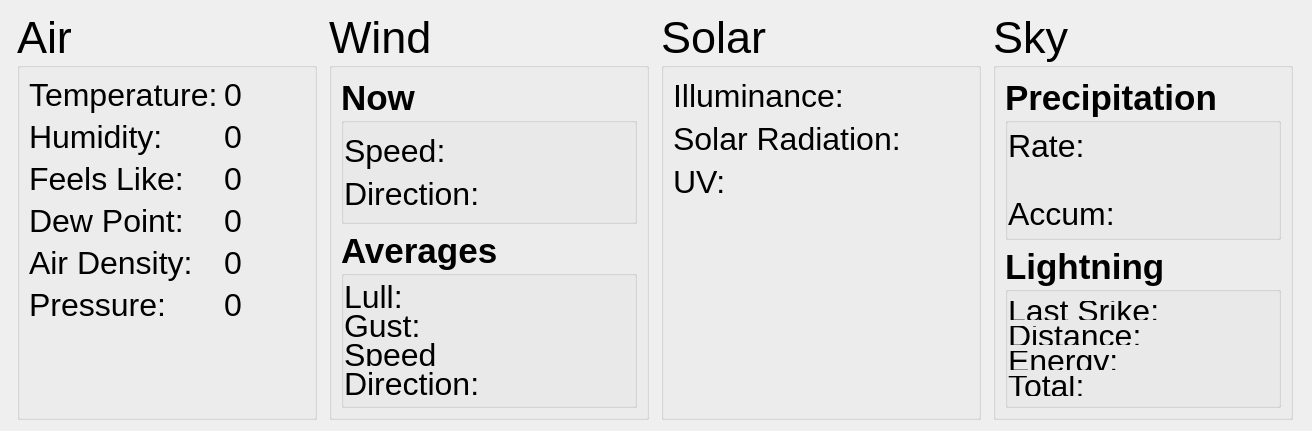
<?xml version="1.0" encoding="UTF-8"?>
<ui version="4.0">
 <class>websocket</class>
 <widget class="QWidget" name="websocket">
  <property name="geometry">
   <rect>
    <x>0</x>
    <y>0</y>
    <width>1312</width>
    <height>431</height>
   </rect>
  </property>
  <property name="minimumSize">
   <size>
    <width>1312</width>
    <height>431</height>
   </size>
  </property>
  <property name="windowTitle">
   <string>Form</string>
  </property>
  <layout class="QGridLayout" name="gridLayout">
   <item row="0" column="0">
    <widget class="QGroupBox" name="airGroup">
     <property name="minimumSize">
      <size>
       <width>300</width>
       <height>0</height>
      </size>
     </property>
     <property name="maximumSize">
      <size>
       <width>300</width>
       <height>16777215</height>
      </size>
     </property>
     <property name="font">
      <font>
       <pointsize>34</pointsize>
       <bold>false</bold>
      </font>
     </property>
     <property name="title">
      <string>Air</string>
     </property>
     <layout class="QFormLayout" name="formLayout_3">
      <property name="fieldGrowthPolicy">
       <enum>QFormLayout::AllNonFixedFieldsGrow</enum>
      </property>
      <property name="labelAlignment">
       <set>Qt::AlignLeading|Qt::AlignLeft|Qt::AlignVCenter</set>
      </property>
      <item row="0" column="0">
       <widget class="QLabel" name="temperatureLabel">
        <property name="font">
         <font>
          <pointsize>24</pointsize>
          <bold>false</bold>
         </font>
        </property>
        <property name="text">
         <string>Temperature:</string>
        </property>
       </widget>
      </item>
      <item row="0" column="1">
       <widget class="QLabel" name="temperature">
        <property name="font">
         <font>
          <pointsize>24</pointsize>
          <bold>false</bold>
         </font>
        </property>
        <property name="text">
         <string>0</string>
        </property>
        <property name="measurement" stdset="0">
         <string>temperature</string>
        </property>
       </widget>
      </item>
      <item row="1" column="0">
       <widget class="QLabel" name="humidityLabel">
        <property name="font">
         <font>
          <pointsize>24</pointsize>
          <bold>false</bold>
         </font>
        </property>
        <property name="text">
         <string>Humidity:</string>
        </property>
       </widget>
      </item>
      <item row="1" column="1">
       <widget class="QLabel" name="humidity">
        <property name="font">
         <font>
          <pointsize>24</pointsize>
          <bold>false</bold>
         </font>
        </property>
        <property name="text">
         <string>0</string>
        </property>
        <property name="measurement" stdset="0">
         <string>humidity</string>
        </property>
       </widget>
      </item>
      <item row="2" column="0">
       <widget class="QLabel" name="feelsLikeLabel">
        <property name="font">
         <font>
          <pointsize>24</pointsize>
          <bold>false</bold>
         </font>
        </property>
        <property name="text">
         <string>Feels Like:</string>
        </property>
       </widget>
      </item>
      <item row="2" column="1">
       <widget class="QLabel" name="feelsLike">
        <property name="font">
         <font>
          <pointsize>24</pointsize>
          <bold>false</bold>
         </font>
        </property>
        <property name="text">
         <string>0</string>
        </property>
        <property name="measurement" stdset="0">
         <string>temperature</string>
        </property>
       </widget>
      </item>
      <item row="3" column="0">
       <widget class="QLabel" name="dewpointLabel">
        <property name="font">
         <font>
          <pointsize>24</pointsize>
          <bold>false</bold>
         </font>
        </property>
        <property name="text">
         <string>Dew Point:</string>
        </property>
       </widget>
      </item>
      <item row="3" column="1">
       <widget class="QLabel" name="dewpoint">
        <property name="font">
         <font>
          <pointsize>24</pointsize>
          <bold>false</bold>
         </font>
        </property>
        <property name="text">
         <string>0</string>
        </property>
        <property name="measurement" stdset="0">
         <string>temperature</string>
        </property>
       </widget>
      </item>
      <item row="4" column="0">
       <widget class="QLabel" name="airDensityLabel">
        <property name="font">
         <font>
          <pointsize>24</pointsize>
          <bold>false</bold>
         </font>
        </property>
        <property name="text">
         <string>Air Density:</string>
        </property>
       </widget>
      </item>
      <item row="4" column="1">
       <widget class="QLabel" name="airDensity">
        <property name="font">
         <font>
          <pointsize>24</pointsize>
          <bold>false</bold>
         </font>
        </property>
        <property name="text">
         <string>0</string>
        </property>
        <property name="measurement" stdset="0">
         <string>pressure</string>
        </property>
       </widget>
      </item>
      <item row="5" column="0">
       <widget class="QLabel" name="pressureLabel">
        <property name="font">
         <font>
          <pointsize>24</pointsize>
          <bold>false</bold>
         </font>
        </property>
        <property name="text">
         <string>Pressure:</string>
        </property>
       </widget>
      </item>
      <item row="5" column="1">
       <widget class="QLabel" name="pressure">
        <property name="font">
         <font>
          <pointsize>24</pointsize>
          <bold>false</bold>
         </font>
        </property>
        <property name="text">
         <string>0</string>
        </property>
        <property name="measurement" stdset="0">
         <string>pressure</string>
        </property>
       </widget>
      </item>
      <item row="6" column="0">
       <spacer name="airSpacer">
        <property name="orientation">
         <enum>Qt::Vertical</enum>
        </property>
        <property name="sizeHint" stdset="0">
         <size>
          <width>20</width>
          <height>40</height>
         </size>
        </property>
       </spacer>
      </item>
     </layout>
    </widget>
   </item>
   <item row="0" column="1">
    <widget class="QGroupBox" name="windGroup">
     <property name="minimumSize">
      <size>
       <width>320</width>
       <height>0</height>
      </size>
     </property>
     <property name="maximumSize">
      <size>
       <width>320</width>
       <height>16777215</height>
      </size>
     </property>
     <property name="font">
      <font>
       <pointsize>34</pointsize>
      </font>
     </property>
     <property name="title">
      <string>Wind</string>
     </property>
     <layout class="QGridLayout" name="gridLayout_3">
      <item row="0" column="0">
       <widget class="QGroupBox" name="windNow">
        <property name="sizePolicy">
         <sizepolicy hsizetype="Preferred" vsizetype="Maximum">
          <horstretch>0</horstretch>
          <verstretch>0</verstretch>
         </sizepolicy>
        </property>
        <property name="font">
         <font>
          <pointsize>26</pointsize>
          <bold>true</bold>
         </font>
        </property>
        <property name="title">
         <string>Now</string>
        </property>
        <property name="flat">
         <bool>true</bool>
        </property>
        <property name="checkable">
         <bool>false</bool>
        </property>
        <layout class="QFormLayout" name="formLayout">
         <property name="fieldGrowthPolicy">
          <enum>QFormLayout::AllNonFixedFieldsGrow</enum>
         </property>
         <property name="labelAlignment">
          <set>Qt::AlignLeading|Qt::AlignLeft|Qt::AlignVCenter</set>
         </property>
         <property name="horizontalSpacing">
          <number>-1</number>
         </property>
         <property name="verticalSpacing">
          <number>-1</number>
         </property>
         <property name="leftMargin">
          <number>0</number>
         </property>
         <property name="rightMargin">
          <number>0</number>
         </property>
         <item row="0" column="0">
          <widget class="QLabel" name="windLabel">
           <property name="font">
            <font>
             <pointsize>24</pointsize>
             <bold>false</bold>
            </font>
           </property>
           <property name="text">
            <string>Speed:</string>
           </property>
          </widget>
         </item>
         <item row="0" column="1">
          <widget class="QLabel" name="wind">
           <property name="font">
            <font>
             <pointsize>24</pointsize>
             <bold>false</bold>
            </font>
           </property>
           <property name="text">
            <string/>
           </property>
           <property name="measurement" stdset="0">
            <string>wind</string>
           </property>
          </widget>
         </item>
         <item row="1" column="0">
          <widget class="QLabel" name="windDirectionLabel">
           <property name="font">
            <font>
             <pointsize>24</pointsize>
             <bold>false</bold>
            </font>
           </property>
           <property name="text">
            <string>Direction:</string>
           </property>
          </widget>
         </item>
         <item row="1" column="1">
          <widget class="QLabel" name="windDirection">
           <property name="font">
            <font>
             <pointsize>24</pointsize>
             <bold>false</bold>
            </font>
           </property>
           <property name="text">
            <string/>
           </property>
           <property name="measurement" stdset="0">
            <string>windDirection</string>
           </property>
          </widget>
         </item>
        </layout>
       </widget>
      </item>
      <item row="1" column="0">
       <widget class="QGroupBox" name="windAverages">
        <property name="font">
         <font>
          <pointsize>26</pointsize>
          <bold>true</bold>
         </font>
        </property>
        <property name="title">
         <string>Averages</string>
        </property>
        <property name="flat">
         <bool>true</bool>
        </property>
        <layout class="QFormLayout" name="formLayout_2">
         <property name="fieldGrowthPolicy">
          <enum>QFormLayout::AllNonFixedFieldsGrow</enum>
         </property>
         <property name="labelAlignment">
          <set>Qt::AlignLeading|Qt::AlignLeft|Qt::AlignVCenter</set>
         </property>
         <property name="leftMargin">
          <number>0</number>
         </property>
         <item row="0" column="0">
          <widget class="QLabel" name="lullLabel">
           <property name="font">
            <font>
             <pointsize>24</pointsize>
             <bold>false</bold>
            </font>
           </property>
           <property name="text">
            <string>Lull:</string>
           </property>
          </widget>
         </item>
         <item row="0" column="1">
          <widget class="QLabel" name="lull">
           <property name="font">
            <font>
             <pointsize>24</pointsize>
             <bold>false</bold>
            </font>
           </property>
           <property name="text">
            <string/>
           </property>
           <property name="measurement" stdset="0">
            <string>lullSpeed</string>
           </property>
          </widget>
         </item>
         <item row="1" column="0">
          <widget class="QLabel" name="gustLabel">
           <property name="font">
            <font>
             <pointsize>24</pointsize>
             <bold>false</bold>
            </font>
           </property>
           <property name="text">
            <string>Gust:</string>
           </property>
          </widget>
         </item>
         <item row="1" column="1">
          <widget class="QLabel" name="gust">
           <property name="font">
            <font>
             <pointsize>24</pointsize>
             <bold>false</bold>
            </font>
           </property>
           <property name="text">
            <string/>
           </property>
           <property name="measurement" stdset="0">
            <string>gustSpeed</string>
           </property>
          </widget>
         </item>
         <item row="2" column="0">
          <widget class="QLabel" name="windAverageLabel">
           <property name="font">
            <font>
             <pointsize>24</pointsize>
             <bold>false</bold>
            </font>
           </property>
           <property name="text">
            <string>Speed</string>
           </property>
          </widget>
         </item>
         <item row="2" column="1">
          <widget class="QLabel" name="windAverage">
           <property name="font">
            <font>
             <pointsize>24</pointsize>
             <bold>false</bold>
            </font>
           </property>
           <property name="text">
            <string/>
           </property>
           <property name="measurement" stdset="0">
            <string>windAverage</string>
           </property>
          </widget>
         </item>
         <item row="3" column="0">
          <widget class="QLabel" name="windDirectionAverageLabel">
           <property name="font">
            <font>
             <pointsize>24</pointsize>
             <bold>false</bold>
            </font>
           </property>
           <property name="text">
            <string>Direction:</string>
           </property>
          </widget>
         </item>
         <item row="3" column="1">
          <widget class="QLabel" name="windDirectionAverage">
           <property name="font">
            <font>
             <pointsize>24</pointsize>
             <bold>false</bold>
            </font>
           </property>
           <property name="text">
            <string/>
           </property>
           <property name="measurement" stdset="0">
            <string>windDirection</string>
           </property>
          </widget>
         </item>
        </layout>
       </widget>
      </item>
      <item row="2" column="0">
       <spacer name="windSpacer">
        <property name="orientation">
         <enum>Qt::Vertical</enum>
        </property>
        <property name="sizeHint" stdset="0">
         <size>
          <width>20</width>
          <height>40</height>
         </size>
        </property>
       </spacer>
      </item>
     </layout>
    </widget>
   </item>
   <item row="0" column="2">
    <widget class="QGroupBox" name="solarGroup">
     <property name="minimumSize">
      <size>
       <width>320</width>
       <height>0</height>
      </size>
     </property>
     <property name="maximumSize">
      <size>
       <width>320</width>
       <height>16777215</height>
      </size>
     </property>
     <property name="font">
      <font>
       <pointsize>34</pointsize>
      </font>
     </property>
     <property name="title">
      <string>Solar</string>
     </property>
     <layout class="QGridLayout" name="solarGridLayout">
      <item row="2" column="1">
       <widget class="QLabel" name="uv">
        <property name="font">
         <font>
          <pointsize>24</pointsize>
         </font>
        </property>
        <property name="text">
         <string/>
        </property>
        <property name="measurement" stdset="0">
         <string/>
        </property>
       </widget>
      </item>
      <item row="1" column="0">
       <widget class="QLabel" name="irradianceLabel">
        <property name="font">
         <font>
          <pointsize>24</pointsize>
         </font>
        </property>
        <property name="text">
         <string>Solar Radiation:</string>
        </property>
       </widget>
      </item>
      <item row="1" column="1">
       <widget class="QLabel" name="irradiance">
        <property name="font">
         <font>
          <pointsize>24</pointsize>
         </font>
        </property>
        <property name="text">
         <string/>
        </property>
        <property name="measurement" stdset="0">
         <string/>
        </property>
       </widget>
      </item>
      <item row="0" column="1">
       <widget class="QLabel" name="illuminance">
        <property name="font">
         <font>
          <pointsize>24</pointsize>
         </font>
        </property>
        <property name="text">
         <string/>
        </property>
        <property name="measurement" stdset="0">
         <string/>
        </property>
       </widget>
      </item>
      <item row="0" column="0">
       <widget class="QLabel" name="illuminanceLabel">
        <property name="font">
         <font>
          <pointsize>24</pointsize>
         </font>
        </property>
        <property name="text">
         <string>Illuminance:</string>
        </property>
       </widget>
      </item>
      <item row="2" column="0">
       <widget class="QLabel" name="uvLabel">
        <property name="font">
         <font>
          <pointsize>24</pointsize>
         </font>
        </property>
        <property name="text">
         <string>UV:</string>
        </property>
       </widget>
      </item>
      <item row="3" column="0">
       <spacer name="solarSpacer">
        <property name="orientation">
         <enum>Qt::Vertical</enum>
        </property>
        <property name="sizeHint" stdset="0">
         <size>
          <width>20</width>
          <height>40</height>
         </size>
        </property>
       </spacer>
      </item>
     </layout>
    </widget>
   </item>
   <item row="0" column="3">
    <widget class="QGroupBox" name="skyGroup">
     <property name="sizePolicy">
      <sizepolicy hsizetype="MinimumExpanding" vsizetype="Preferred">
       <horstretch>0</horstretch>
       <verstretch>0</verstretch>
      </sizepolicy>
     </property>
     <property name="minimumSize">
      <size>
       <width>300</width>
       <height>0</height>
      </size>
     </property>
     <property name="maximumSize">
      <size>
       <width>300</width>
       <height>16777215</height>
      </size>
     </property>
     <property name="font">
      <font>
       <pointsize>34</pointsize>
      </font>
     </property>
     <property name="title">
      <string>Sky</string>
     </property>
     <layout class="QGridLayout" name="gridLayout_2">
      <item row="0" column="0">
       <widget class="QGroupBox" name="precipitation">
        <property name="sizePolicy">
         <sizepolicy hsizetype="Preferred" vsizetype="Maximum">
          <horstretch>0</horstretch>
          <verstretch>0</verstretch>
         </sizepolicy>
        </property>
        <property name="font">
         <font>
          <pointsize>26</pointsize>
          <bold>true</bold>
         </font>
        </property>
        <property name="title">
         <string>Precipitation</string>
        </property>
        <property name="flat">
         <bool>true</bool>
        </property>
        <property name="checkable">
         <bool>false</bool>
        </property>
        <layout class="QFormLayout" name="formLayout_6">
         <property name="fieldGrowthPolicy">
          <enum>QFormLayout::AllNonFixedFieldsGrow</enum>
         </property>
         <property name="labelAlignment">
          <set>Qt::AlignLeading|Qt::AlignLeft|Qt::AlignVCenter</set>
         </property>
         <property name="leftMargin">
          <number>0</number>
         </property>
         <property name="rightMargin">
          <number>0</number>
         </property>
         <item row="0" column="0">
          <widget class="QLabel" name="rateLabel">
           <property name="font">
            <font>
             <pointsize>24</pointsize>
             <bold>false</bold>
            </font>
           </property>
           <property name="text">
            <string>Rate:</string>
           </property>
          </widget>
         </item>
         <item row="0" column="1">
          <widget class="QLabel" name="rate">
           <property name="font">
            <font>
             <pointsize>24</pointsize>
             <bold>false</bold>
            </font>
           </property>
           <property name="text">
            <string/>
           </property>
           <property name="measurement" stdset="0">
            <string>wind</string>
           </property>
          </widget>
         </item>
         <item row="1" column="1">
          <widget class="QLabel" name="rateDescription">
           <property name="font">
            <font>
             <pointsize>24</pointsize>
             <bold>false</bold>
            </font>
           </property>
           <property name="text">
            <string/>
           </property>
           <property name="measurement" stdset="0">
            <string>wind</string>
           </property>
          </widget>
         </item>
         <item row="2" column="0">
          <widget class="QLabel" name="accumulationLabel">
           <property name="font">
            <font>
             <pointsize>24</pointsize>
             <bold>false</bold>
            </font>
           </property>
           <property name="text">
            <string>Accum:</string>
           </property>
          </widget>
         </item>
         <item row="2" column="1">
          <widget class="QLabel" name="accumulation">
           <property name="font">
            <font>
             <pointsize>24</pointsize>
             <bold>false</bold>
            </font>
           </property>
           <property name="text">
            <string/>
           </property>
           <property name="measurement" stdset="0">
            <string>windDirection</string>
           </property>
          </widget>
         </item>
        </layout>
       </widget>
      </item>
      <item row="1" column="0">
       <widget class="QGroupBox" name="lightning">
        <property name="sizePolicy">
         <sizepolicy hsizetype="Preferred" vsizetype="Minimum">
          <horstretch>0</horstretch>
          <verstretch>0</verstretch>
         </sizepolicy>
        </property>
        <property name="font">
         <font>
          <pointsize>26</pointsize>
          <bold>true</bold>
         </font>
        </property>
        <property name="title">
         <string>Lightning</string>
        </property>
        <property name="flat">
         <bool>true</bool>
        </property>
        <property name="checkable">
         <bool>false</bool>
        </property>
        <layout class="QFormLayout" name="formLayout_4">
         <property name="fieldGrowthPolicy">
          <enum>QFormLayout::AllNonFixedFieldsGrow</enum>
         </property>
         <property name="labelAlignment">
          <set>Qt::AlignLeading|Qt::AlignLeft|Qt::AlignVCenter</set>
         </property>
         <property name="leftMargin">
          <number>0</number>
         </property>
         <property name="rightMargin">
          <number>0</number>
         </property>
         <item row="0" column="0">
          <widget class="QLabel" name="lastStrikeLabel">
           <property name="font">
            <font>
             <pointsize>24</pointsize>
             <bold>false</bold>
            </font>
           </property>
           <property name="text">
            <string>Last Srike:</string>
           </property>
          </widget>
         </item>
         <item row="0" column="1">
          <widget class="QLabel" name="lastStrike">
           <property name="font">
            <font>
             <pointsize>24</pointsize>
             <bold>false</bold>
            </font>
           </property>
           <property name="text">
            <string/>
           </property>
           <property name="measurement" stdset="0">
            <string>wind</string>
           </property>
          </widget>
         </item>
         <item row="1" column="0">
          <widget class="QLabel" name="strikeDistanceLabel">
           <property name="font">
            <font>
             <pointsize>24</pointsize>
             <bold>false</bold>
            </font>
           </property>
           <property name="text">
            <string>Distance:</string>
           </property>
          </widget>
         </item>
         <item row="1" column="1">
          <widget class="QLabel" name="strikeDistance">
           <property name="font">
            <font>
             <pointsize>24</pointsize>
             <bold>false</bold>
            </font>
           </property>
           <property name="text">
            <string/>
           </property>
           <property name="measurement" stdset="0">
            <string>windDirection</string>
           </property>
          </widget>
         </item>
         <item row="2" column="0">
          <widget class="QLabel" name="strikeEnergyLabel">
           <property name="font">
            <font>
             <pointsize>24</pointsize>
             <bold>false</bold>
            </font>
           </property>
           <property name="text">
            <string>Energy:</string>
           </property>
          </widget>
         </item>
         <item row="2" column="1">
          <widget class="QLabel" name="strikeEnergy">
           <property name="font">
            <font>
             <pointsize>24</pointsize>
             <bold>false</bold>
            </font>
           </property>
           <property name="text">
            <string/>
           </property>
           <property name="measurement" stdset="0">
            <string>windDirection</string>
           </property>
          </widget>
         </item>
         <item row="3" column="0">
          <widget class="QLabel" name="strikeTotalLabel">
           <property name="font">
            <font>
             <pointsize>24</pointsize>
             <bold>false</bold>
            </font>
           </property>
           <property name="text">
            <string>Total:</string>
           </property>
          </widget>
         </item>
         <item row="3" column="1">
          <widget class="QLabel" name="strikeTotal">
           <property name="font">
            <font>
             <pointsize>24</pointsize>
             <bold>false</bold>
            </font>
           </property>
           <property name="text">
            <string/>
           </property>
           <property name="measurement" stdset="0">
            <string>windDirection</string>
           </property>
          </widget>
         </item>
        </layout>
       </widget>
      </item>
     </layout>
    </widget>
   </item>
  </layout>
 </widget>
 <resources/>
 <connections/>
</ui>
